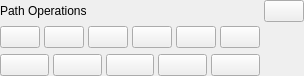
<?xml version="1.0" encoding="UTF-8"?>
<ui version="4.0">
  <class>PathOperations</class>
  <widget class="QWidget" name="PathOperations">
    <property name="geometry">
      <rect>
        <x>0</x>
        <y>0</y>
        <width>300</width>
        <height>60</height>
      </rect>
    </property>
    <layout class="QGridLayout" name="gridLayout" columnstretch="1,1,0">
      <property name="leftMargin">
        <number>0</number>
      </property>
      <property name="topMargin">
        <number>0</number>
      </property>
      <property name="rightMargin">
        <number>0</number>
      </property>
      <property name="bottomMargin">
        <number>0</number>
      </property>
      <property name="spacing">
        <number>4</number>
      </property>
      <!-- Row 0: Title label + button -->
      <item row="0" column="0" colspan="2">
        <widget class="QLabel" name="titleLabel">
          <property name="text">
            <string>Path Operations</string>
          </property>
          <property name="class" stdset="0">
            <string>panel-heading</string>
          </property>
        </widget>
      </item>
      <item row="0" column="2">
        <widget class="QPushButton" name="dummy">
          <property name="visible">
            <bool>false</bool>
          </property>
          <property name="text">
            <string/>
          </property>
          <property name="icon">
            <iconset>
              <normaloff>:/icons/list-add</normaloff>
            </iconset>
          </property>
        </widget>
      </item>
      <!-- Row 1: Boolean operations (6 buttons) -->
      <item row="1" column="0" colspan="2">
        <layout class="QHBoxLayout" name="booleanLayout">
          <property name="spacing">
            <number>4</number>
          </property>
          <item>
            <widget class="QPushButton" name="unionButton">
              <property name="text">
                <string/>
              </property>
              <property name="toolTip">
                <string>Union</string>
              </property>
              <property name="icon">
                <iconset>
                  <normaloff>:/icons/path-union</normaloff>
                </iconset>
              </property>
              <property name="actionName" stdset="0">
                <string>path-union</string>
              </property>
            </widget>
          </item>
          <item>
            <widget class="QPushButton" name="differenceButton">
              <property name="text">
                <string/>
              </property>
              <property name="toolTip">
                <string>Difference</string>
              </property>
              <property name="icon">
                <iconset>
                  <normaloff>:/icons/path-difference</normaloff>
                </iconset>
              </property>
              <property name="actionName" stdset="0">
                <string>path-difference</string>
              </property>
            </widget>
          </item>
          <item>
            <widget class="QPushButton" name="intersectionButton">
              <property name="text">
                <string/>
              </property>
              <property name="toolTip">
                <string>Intersection</string>
              </property>
              <property name="icon">
                <iconset>
                  <normaloff>:/icons/path-intersection</normaloff>
                </iconset>
              </property>
              <property name="actionName" stdset="0">
                <string>path-intersection</string>
              </property>
            </widget>
          </item>
          <item>
            <widget class="QPushButton" name="exclusionButton">
              <property name="text">
                <string/>
              </property>
              <property name="toolTip">
                <string>Exclusion</string>
              </property>
              <property name="icon">
                <iconset>
                  <normaloff>:/icons/path-exclusion</normaloff>
                </iconset>
              </property>
              <property name="actionName" stdset="0">
                <string>path-exclusion</string>
              </property>
            </widget>
          </item>
          <item>
            <widget class="QPushButton" name="divisionButton">
              <property name="text">
                <string/>
              </property>
              <property name="toolTip">
                <string>Division</string>
              </property>
              <property name="icon">
                <iconset>
                  <normaloff>:/icons/path-division</normaloff>
                </iconset>
              </property>
              <property name="actionName" stdset="0">
                <string>path-division</string>
              </property>
            </widget>
          </item>
          <item>
            <widget class="QPushButton" name="cutButton">
              <property name="text">
                <string/>
              </property>
              <property name="toolTip">
                <string>Cut Path</string>
              </property>
              <property name="icon">
                <iconset>
                  <normaloff>:/icons/path-cut</normaloff>
                </iconset>
              </property>
              <property name="actionName" stdset="0">
                <string>path-cut</string>
              </property>
            </widget>
          </item>
        </layout>
      </item>
      <!-- Row 2: Combine/break operations (5 buttons) -->
      <item row="2" column="0" colspan="2">
        <layout class="QHBoxLayout" name="combineLayout">
          <property name="spacing">
            <number>4</number>
          </property>
          <property name="topMargin">
            <number>2</number>
          </property>
          <item>
            <widget class="QPushButton" name="combineButton">
              <property name="text">
                <string/>
              </property>
              <property name="toolTip">
                <string>Combine</string>
              </property>
              <property name="icon">
                <iconset>
                  <normaloff>:/icons/path-combine</normaloff>
                </iconset>
              </property>
              <property name="actionName" stdset="0">
                <string>path-combine</string>
              </property>
            </widget>
          </item>
          <item>
            <widget class="QPushButton" name="breakApartButton">
              <property name="text">
                <string/>
              </property>
              <property name="toolTip">
                <string>Break Apart</string>
              </property>
              <property name="icon">
                <iconset>
                  <normaloff>:/icons/path-break-apart</normaloff>
                </iconset>
              </property>
              <property name="actionName" stdset="0">
                <string>path-break-apart</string>
              </property>
            </widget>
          </item>
          <item>
            <widget class="QPushButton" name="splitButton">
              <property name="text">
                <string/>
              </property>
              <property name="toolTip">
                <string>Split Path</string>
              </property>
              <property name="icon">
                <iconset>
                  <normaloff>:/icons/path-split</normaloff>
                </iconset>
              </property>
              <property name="actionName" stdset="0">
                <string>path-split</string>
              </property>
            </widget>
          </item>
          <item>
            <widget class="QPushButton" name="fractureButton">
              <property name="text">
                <string/>
              </property>
              <property name="toolTip">
                <string>Fracture</string>
              </property>
              <property name="icon">
                <iconset>
                  <normaloff>:/icons/path-fracture</normaloff>
                </iconset>
              </property>
              <property name="actionName" stdset="0">
                <string>path-fracture</string>
              </property>
            </widget>
          </item>
          <item>
            <widget class="QPushButton" name="flattenButton">
              <property name="text">
                <string/>
              </property>
              <property name="toolTip">
                <string>Flatten</string>
              </property>
              <property name="icon">
                <iconset>
                  <normaloff>:/icons/path-flatten</normaloff>
                </iconset>
              </property>
              <property name="actionName" stdset="0">
                <string>path-flatten</string>
              </property>
            </widget>
          </item>
        </layout>
      </item>
    </layout>
  </widget>
  <resources/>
  <connections/>
</ui>
